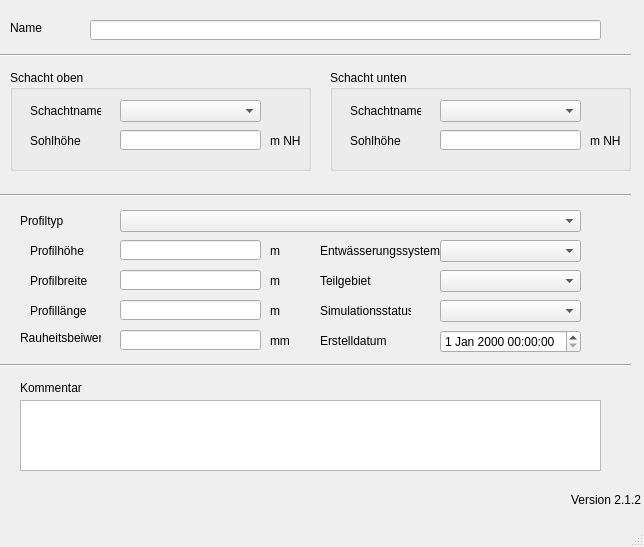
<?xml version="1.0" encoding="UTF-8"?>
<ui version="4.0">
 <class>MainWindow</class>
 <widget class="QMainWindow" name="MainWindow">
  <property name="geometry">
   <rect>
    <x>0</x>
    <y>0</y>
    <width>644</width>
    <height>547</height>
   </rect>
  </property>
  <property name="windowTitle">
   <string>MainWindow</string>
  </property>
  <widget class="QWidget" name="centralwidget">
   <widget class="QLabel" name="label">
    <property name="geometry">
     <rect>
      <x>10</x>
      <y>20</y>
      <width>46</width>
      <height>16</height>
     </rect>
    </property>
    <property name="text">
     <string>Name</string>
    </property>
   </widget>
   <widget class="QLabel" name="label_54">
    <property name="geometry">
     <rect>
      <x>20</x>
      <y>210</y>
      <width>91</width>
      <height>21</height>
     </rect>
    </property>
    <property name="text">
     <string>Profiltyp</string>
    </property>
   </widget>
   <widget class="QComboBox" name="profilnam">
    <property name="geometry">
     <rect>
      <x>120</x>
      <y>210</y>
      <width>461</width>
      <height>22</height>
     </rect>
    </property>
   </widget>
   <widget class="QLabel" name="label_70">
    <property name="geometry">
     <rect>
      <x>270</x>
      <y>330</y>
      <width>46</width>
      <height>21</height>
     </rect>
    </property>
    <property name="text">
     <string>mm</string>
    </property>
   </widget>
   <widget class="QLabel" name="label_61">
    <property name="geometry">
     <rect>
      <x>20</x>
      <y>330</y>
      <width>81</width>
      <height>16</height>
     </rect>
    </property>
    <property name="text">
     <string>Rauheitsbeiwert</string>
    </property>
   </widget>
   <widget class="QLineEdit" name="ks">
    <property name="geometry">
     <rect>
      <x>120</x>
      <y>330</y>
      <width>141</width>
      <height>20</height>
     </rect>
    </property>
   </widget>
   <widget class="QGroupBox" name="groupBox">
    <property name="geometry">
     <rect>
      <x>10</x>
      <y>70</y>
      <width>301</width>
      <height>101</height>
     </rect>
    </property>
    <property name="title">
     <string>Schacht oben</string>
    </property>
    <widget class="QLabel" name="label_3">
     <property name="geometry">
      <rect>
       <x>20</x>
       <y>30</y>
       <width>71</width>
       <height>21</height>
      </rect>
     </property>
     <property name="text">
      <string>Schachtname</string>
     </property>
    </widget>
    <widget class="QLabel" name="label_5">
     <property name="geometry">
      <rect>
       <x>20</x>
       <y>60</y>
       <width>71</width>
       <height>21</height>
      </rect>
     </property>
     <property name="text">
      <string>Sohlhöhe</string>
     </property>
    </widget>
    <widget class="QLabel" name="label_14">
     <property name="geometry">
      <rect>
       <x>260</x>
       <y>60</y>
       <width>31</width>
       <height>21</height>
      </rect>
     </property>
     <property name="text">
      <string>m NHN</string>
     </property>
    </widget>
    <widget class="QComboBox" name="schoben">
     <property name="geometry">
      <rect>
       <x>110</x>
       <y>30</y>
       <width>141</width>
       <height>22</height>
      </rect>
     </property>
    </widget>
    <widget class="QLineEdit" name="sohleoben">
     <property name="geometry">
      <rect>
       <x>110</x>
       <y>60</y>
       <width>141</width>
       <height>20</height>
      </rect>
     </property>
    </widget>
   </widget>
   <widget class="QLabel" name="label_51">
    <property name="geometry">
     <rect>
      <x>320</x>
      <y>240</y>
      <width>121</width>
      <height>21</height>
     </rect>
    </property>
    <property name="text">
     <string>Entwässerungssystem</string>
    </property>
   </widget>
   <widget class="QLabel" name="label_7">
    <property name="geometry">
     <rect>
      <x>30</x>
      <y>270</y>
      <width>61</width>
      <height>21</height>
     </rect>
    </property>
    <property name="text">
     <string>Profilbreite</string>
    </property>
   </widget>
   <widget class="QComboBox" name="simstatus">
    <property name="geometry">
     <rect>
      <x>440</x>
      <y>300</y>
      <width>141</width>
      <height>22</height>
     </rect>
    </property>
   </widget>
   <widget class="QComboBox" name="entwart">
    <property name="geometry">
     <rect>
      <x>440</x>
      <y>240</y>
      <width>141</width>
      <height>22</height>
     </rect>
    </property>
   </widget>
   <widget class="QLabel" name="label_10">
    <property name="geometry">
     <rect>
      <x>320</x>
      <y>300</y>
      <width>91</width>
      <height>21</height>
     </rect>
    </property>
    <property name="text">
     <string>Simulationsstatus</string>
    </property>
    <property name="buddy">
     <cstring>simstatus</cstring>
    </property>
   </widget>
   <widget class="QLabel" name="label_16">
    <property name="geometry">
     <rect>
      <x>270</x>
      <y>240</y>
      <width>31</width>
      <height>21</height>
     </rect>
    </property>
    <property name="text">
     <string>m </string>
    </property>
   </widget>
   <widget class="QLabel" name="label_6">
    <property name="geometry">
     <rect>
      <x>30</x>
      <y>240</y>
      <width>61</width>
      <height>21</height>
     </rect>
    </property>
    <property name="text">
     <string>Profilhöhe</string>
    </property>
   </widget>
   <widget class="QGroupBox" name="groupBox_3">
    <property name="geometry">
     <rect>
      <x>330</x>
      <y>70</y>
      <width>301</width>
      <height>101</height>
     </rect>
    </property>
    <property name="title">
     <string>Schacht unten</string>
    </property>
    <widget class="QLineEdit" name="sohleunten">
     <property name="geometry">
      <rect>
       <x>110</x>
       <y>60</y>
       <width>141</width>
       <height>20</height>
      </rect>
     </property>
    </widget>
    <widget class="QLabel" name="label_9">
     <property name="geometry">
      <rect>
       <x>20</x>
       <y>30</y>
       <width>71</width>
       <height>21</height>
      </rect>
     </property>
     <property name="text">
      <string>Schachtname</string>
     </property>
    </widget>
    <widget class="QLabel" name="label_8">
     <property name="geometry">
      <rect>
       <x>20</x>
       <y>60</y>
       <width>71</width>
       <height>21</height>
      </rect>
     </property>
     <property name="text">
      <string>Sohlhöhe</string>
     </property>
    </widget>
    <widget class="QLabel" name="label_15">
     <property name="geometry">
      <rect>
       <x>260</x>
       <y>60</y>
       <width>31</width>
       <height>21</height>
      </rect>
     </property>
     <property name="text">
      <string>m NHN</string>
     </property>
    </widget>
    <widget class="QComboBox" name="schunten">
     <property name="geometry">
      <rect>
       <x>110</x>
       <y>30</y>
       <width>141</width>
       <height>22</height>
      </rect>
     </property>
    </widget>
   </widget>
   <widget class="QLineEdit" name="hoehe">
    <property name="geometry">
     <rect>
      <x>120</x>
      <y>240</y>
      <width>141</width>
      <height>20</height>
     </rect>
    </property>
   </widget>
   <widget class="QLineEdit" name="breite">
    <property name="geometry">
     <rect>
      <x>120</x>
      <y>270</y>
      <width>141</width>
      <height>20</height>
     </rect>
    </property>
   </widget>
   <widget class="QLineEdit" name="laenge">
    <property name="geometry">
     <rect>
      <x>120</x>
      <y>300</y>
      <width>141</width>
      <height>20</height>
     </rect>
    </property>
   </widget>
   <widget class="QLabel" name="label_17">
    <property name="geometry">
     <rect>
      <x>30</x>
      <y>300</y>
      <width>61</width>
      <height>21</height>
     </rect>
    </property>
    <property name="text">
     <string>Profillänge</string>
    </property>
   </widget>
   <widget class="QLabel" name="label_20">
    <property name="geometry">
     <rect>
      <x>270</x>
      <y>270</y>
      <width>31</width>
      <height>21</height>
     </rect>
    </property>
    <property name="text">
     <string>m </string>
    </property>
   </widget>
   <widget class="QLabel" name="label_21">
    <property name="geometry">
     <rect>
      <x>270</x>
      <y>300</y>
      <width>31</width>
      <height>21</height>
     </rect>
    </property>
    <property name="text">
     <string>m </string>
    </property>
   </widget>
   <widget class="Line" name="line_3">
    <property name="geometry">
     <rect>
      <x>0</x>
      <y>40</y>
      <width>631</width>
      <height>31</height>
     </rect>
    </property>
    <property name="orientation">
     <enum>Qt::Horizontal</enum>
    </property>
   </widget>
   <widget class="Line" name="line_4">
    <property name="geometry">
     <rect>
      <x>0</x>
      <y>180</y>
      <width>631</width>
      <height>31</height>
     </rect>
    </property>
    <property name="orientation">
     <enum>Qt::Horizontal</enum>
    </property>
   </widget>
   <widget class="QLabel" name="label_71">
    <property name="geometry">
     <rect>
      <x>320</x>
      <y>330</y>
      <width>71</width>
      <height>21</height>
     </rect>
    </property>
    <property name="text">
     <string>Erstelldatum</string>
    </property>
   </widget>
   <widget class="QTextEdit" name="kommentar">
    <property name="geometry">
     <rect>
      <x>20</x>
      <y>400</y>
      <width>581</width>
      <height>71</height>
     </rect>
    </property>
   </widget>
   <widget class="QLabel" name="label_22">
    <property name="geometry">
     <rect>
      <x>20</x>
      <y>380</y>
      <width>81</width>
      <height>16</height>
     </rect>
    </property>
    <property name="text">
     <string>Kommentar</string>
    </property>
   </widget>
   <widget class="Line" name="line_2">
    <property name="geometry">
     <rect>
      <x>0</x>
      <y>350</y>
      <width>631</width>
      <height>31</height>
     </rect>
    </property>
    <property name="orientation">
     <enum>Qt::Horizontal</enum>
    </property>
   </widget>
   <widget class="QLineEdit" name="haltnam">
    <property name="geometry">
     <rect>
      <x>90</x>
      <y>20</y>
      <width>511</width>
      <height>20</height>
     </rect>
    </property>
   </widget>
   <widget class="QgsDateTimeEdit" name="createdat">
    <property name="geometry">
     <rect>
      <x>440</x>
      <y>330</y>
      <width>141</width>
      <height>23</height>
     </rect>
    </property>
   </widget>
   <widget class="QLabel" name="label_11">
    <property name="geometry">
     <rect>
      <x>320</x>
      <y>270</y>
      <width>71</width>
      <height>21</height>
     </rect>
    </property>
    <property name="text">
     <string>Teilgebiet</string>
    </property>
    <property name="buddy">
     <cstring>simstatus</cstring>
    </property>
   </widget>
   <widget class="QComboBox" name="teilgebiet">
    <property name="geometry">
     <rect>
      <x>440</x>
      <y>270</y>
      <width>141</width>
      <height>22</height>
     </rect>
    </property>
   </widget>
   <widget class="QLabel" name="lb_version">
    <property name="geometry">
     <rect>
      <x>570</x>
      <y>490</y>
      <width>71</width>
      <height>20</height>
     </rect>
    </property>
    <property name="toolTip">
     <string>Version QKan Import</string>
    </property>
    <property name="text">
     <string>Version 2.1.2</string>
    </property>
    <property name="alignment">
     <set>Qt::AlignRight|Qt::AlignTrailing|Qt::AlignVCenter</set>
    </property>
   </widget>
  </widget>
  <widget class="QMenuBar" name="menubar">
   <property name="geometry">
    <rect>
     <x>0</x>
     <y>0</y>
     <width>644</width>
     <height>21</height>
    </rect>
   </property>
  </widget>
  <widget class="QStatusBar" name="statusbar"/>
 </widget>
 <customwidgets>
  <customwidget>
   <class>QgsDateTimeEdit</class>
   <extends>QDateTimeEdit</extends>
   <header>qgsdatetimeedit.h</header>
  </customwidget>
 </customwidgets>
 <tabstops>
  <tabstop>haltnam</tabstop>
  <tabstop>schoben</tabstop>
  <tabstop>schunten</tabstop>
  <tabstop>profilnam</tabstop>
  <tabstop>hoehe</tabstop>
  <tabstop>breite</tabstop>
  <tabstop>laenge</tabstop>
  <tabstop>entwart</tabstop>
  <tabstop>teilgebiet</tabstop>
  <tabstop>simstatus</tabstop>
  <tabstop>ks</tabstop>
  <tabstop>createdat</tabstop>
  <tabstop>kommentar</tabstop>
  <tabstop>sohleoben</tabstop>
  <tabstop>sohleunten</tabstop>
 </tabstops>
 <resources/>
 <connections/>
</ui>
